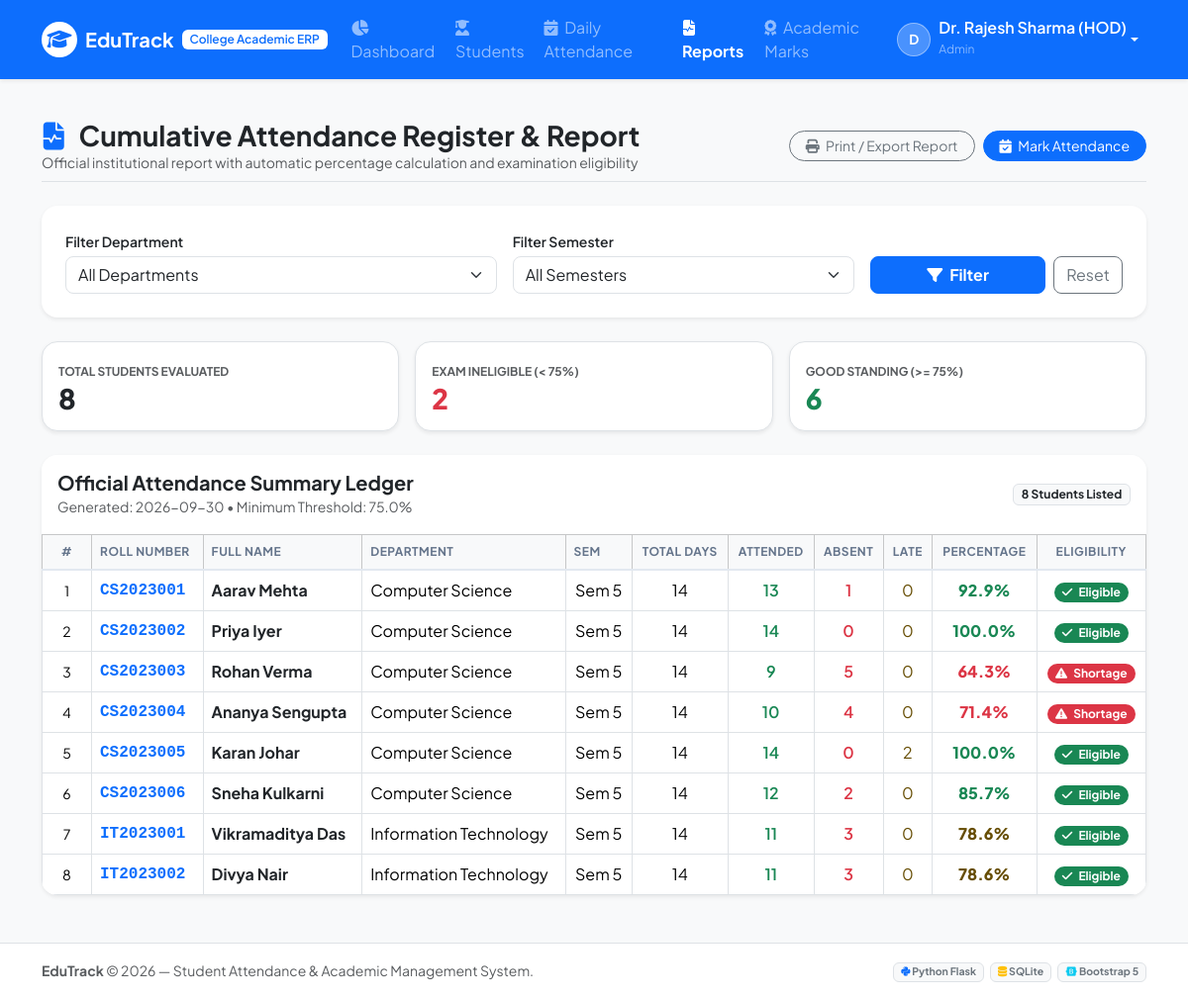
/admin/attendance/report (signed in), run on the app's committed database.
### tables this page shows
CREATE TABLE students (
        id INTEGER PRIMARY KEY AUTOINCREMENT,
        roll_no TEXT UNIQUE NOT NULL,
        full_name TEXT NOT NULL,
        email TEXT UNIQUE NOT NULL,
        password_hash TEXT NOT NULL,
        department TEXT NOT NULL,
        semester INTEGER NOT NULL,
        phone TEXT,
        dob TEXT,
        address TEXT,
        created_at TIMESTAMP DEFAULT CURRENT_TIMESTAMP
    );

### app.py (the view)
@app.route('/admin/attendance/report')
@login_required
@admin_required
def attendance_report():
    selected_dept = request.args.get('department', '')
    selected_sem = request.args.get('semester', type=int)
    conn = get_db()
    cursor = conn.cursor()
    sql = "SELECT id, roll_no, full_name, department, semester FROM students WHERE 1=1"
    params = []
    if selected_dept:
        sql += " AND department = ?"
        params.append(selected_dept)
    if selected_sem:
        sql += " AND semester = ?"
        params.append(selected_sem)
    sql += " ORDER BY roll_no ASC"
    cursor.execute(sql, params)
    students = cursor.fetchall()
    report_list = []
    for s in students:
        stats = get_student_attendance_stats(s['id'])
        report_list.append({
            'student': s,
            'stats': stats
        })
    cursor.execute("SELECT DISTINCT department FROM students ORDER BY department")
    departments = [row['department'] for row in cursor.fetchall()]
    conn.close()
    return render_template(
        'attendance/report.html',
        report_list=report_list,
        departments=departments,
        selected_dept=selected_dept,
        selected_sem=selected_sem
    )

### app.py (called while the page is built)
def login_required(f):
    @wraps(f)
    def decorated_function(*args, **kwargs):
        if 'user_id' not in session:
            flash('Please log in to access this portal.', 'warning')
            return redirect(url_for('login'))
        return f(*args, **kwargs)
    return decorated_function

def admin_required(f):
    @wraps(f)
    def decorated_function(*args, **kwargs):
        if session.get('user_type') != 'admin':
            flash('Access restricted to college administrators and faculty only.', 'danger')
            return redirect(url_for('login'))
        return f(*args, **kwargs)
    return decorated_function

@app.context_processor
def inject_now():
    return {'current_year': datetime.now().year, 'today_date': datetime.now().strftime('%Y-%m-%d')}

### database.py (called while the page is built)
def get_db():
    conn = sqlite3.connect(DATABASE_PATH)
    conn.row_factory = sqlite3.Row
    conn.execute("PRAGMA foreign_keys = ON")
    return conn

### templates/attendance/report.html (shortened to what this page needs)
{% extends "base.html" %}
{% block content %}
<div class="d-flex flex-wrap justify-content-between align-items-center mb-4 pb-2 border-bottom">
    <div>
        <h3 class="fw-bold text-dark mb-0">
            <i class="fa-solid fa-file-waveform text-primary me-2"></i> Cumulative Attendance Register & Report
        </h3>
        <p class="text-muted small mb-0">Official institutional report with automatic percentage calculation and examination eligibility</p>
    </div>
    <div class="mt-2 mt-md-0 d-flex gap-2">
        <button type="button" class="btn btn-outline-secondary btn-sm rounded-pill px-3" onclick="window.print()">
            <i class="fa-solid fa-print me-1"></i> Print / Export Report
        </button>
        <a href="{{ url_for('mark_attendance') }}" class="btn btn-primary btn-sm rounded-pill px-3">
            <i class="fa-solid fa-calendar-check me-1"></i> Mark Attendance
        </a>
    </div>
</div>
<div class="card border-0 shadow-sm rounded-4 mb-4 no-print">
    <div class="card-body p-4">
        <form method="GET" action="{{ url_for('attendance_report') }}" class="row g-3 align-items-end">
            <div class="col-md-5">
                <label for="department" class="form-label fw-semibold fs-7 mb-1">Filter Department</label>
                <select class="form-select rounded-3" id="department" name="department">
                    <option value="">All Departments</option>
                </select>
            </div>
            <div class="col-md-4">
                <label for="semester" class="form-label fw-semibold fs-7 mb-1">Filter Semester</label>
                <select class="form-select rounded-3" id="semester" name="semester">
                    <option value="">All Semesters</option>
                </select>
            </div>
            <div class="col-md-3 d-flex gap-2">
                <button type="submit" class="btn btn-primary rounded-3 flex-grow-1 fw-bold">
                    <i class="fa-solid fa-filter me-1"></i> Filter
                </button>
                <a href="{{ url_for('attendance_report') }}" class="btn btn-outline-secondary rounded-3">Reset</a>
            </div>
        </form>
    </div>
</div>
{% set total_count = report_list|length %}
{% set shortage_count = report_list|selectattr('stats.is_low_attendance')|list|length %}
<div class="row g-3 mb-4">
    <div class="col-md-4">
        <div class="p-3 bg-white rounded-4 border shadow-sm">
            <small class="text-muted text-uppercase fw-bold fs-8">Total Students Evaluated</small>
            <h3 class="fw-black mb-0 text-dark">{{ total_count }}</h3>
        </div>
    </div>
    <div class="col-md-4">
        <div class="p-3 bg-white rounded-4 border shadow-sm">
            <small class="text-muted text-uppercase fw-bold fs-8 text-danger">Exam Ineligible (< 75%)</small>
            <h3 class="fw-black mb-0 text-danger">{{ shortage_count }}</h3>
        </div>
    </div>
    <div class="col-md-4">
        <div class="p-3 bg-white rounded-4 border shadow-sm">
            <small class="text-muted text-uppercase fw-bold fs-8 text-success">Good Standing (>= 75%)</small>
            <h3 class="fw-black mb-0 text-success">{{ total_count - shortage_count }}</h3>
        </div>
    </div>
</div>
<div class="card border-0 shadow-sm rounded-4 overflow-hidden mb-4 print-card">
    <div class="card-header bg-white py-3 border-0 d-flex justify-content-between align-items-center">
        <div>
            <h5 class="fw-bold mb-0 text-dark">Official Attendance Summary Ledger</h5>
            <small class="text-muted">Generated: {{ today_date }} • Minimum Threshold: 75.0%</small>
        </div>
        <span class="badge bg-light text-dark border">{{ total_count }} Students Listed</span>
    </div>
    <div class="table-responsive">
        <table class="table table-bordered table-hover align-middle mb-0">
            <thead class="table-light fs-8 text-uppercase">
                <tr>
                    <th class="text-center" style="width: 50px;">#</th>
                    <th>Roll Number</th>
                    <th>Full Name</th>
                    <th>Department</th>
                    <th>Sem</th>
                    <th class="text-center">Total Days</th>
                    <th class="text-center">Attended</th>
                    <th class="text-center">Absent</th>
                    <th class="text-center">Late</th>
                    <th class="text-center">Percentage</th>
                    <th class="text-center">Eligibility</th>
                </tr>
            </thead>
            <tbody>
                {% if report_list %}
                    {% for item in report_list %}
                        {% set s = item.student %}
                        {% set st = item.stats %}
                        <tr class="{% if st.percentage < 75 and st.total_days > 0 %}table-danger-subtle{% endif %}">
                            <td class="text-center small">{{ loop.index }}</td>
                            <td class="fw-bold font-monospace text-primary">{{ s.roll_no }}</td>
                            <td class="fw-bold text-dark">{{ s.full_name }}</td>
                            <td>{{ s.department }}</td>
                            <td class="text-center">Sem {{ s.semester }}</td>
                            <td class="text-center">{{ st.total_days }}</td>
                            <td class="text-center fw-semibold text-success">{{ st.attended_days }}</td>
                            <td class="text-center fw-semibold text-danger">{{ st.absent_days }}</td>
                            <td class="text-center text-warning-emphasis">{{ st.late_days }}</td>
                            <td class="text-center">
                                <span class="fw-black fs-6 {% if st.percentage >= 85 %}text-success{% elif st.percentage >= 75 %}text-warning-emphasis{% else %}text-danger{% endif %}">
                                    {{ st.percentage }}%
                                </span>
                            </td>
                            <td class="text-center">
                                {% if st.total_days == 0 %}
                                    <span class="badge bg-secondary-subtle text-secondary rounded-pill">No Data</span>
                                {% elif st.percentage >= 75 %}
                                    <span class="badge bg-success rounded-pill px-2 py-1"><i class="fa-solid fa-check me-1"></i> Eligible</span>
                                {% else %}
                                    <span class="badge bg-danger rounded-pill px-2 py-1"><i class="fa-solid fa-triangle-exclamation me-1"></i> Shortage</span>
                                {% endif %}
                            </td>
                        </tr>
                    {% endfor %}
                {% else %}
                    <tr>
                        <td colspan="11" class="text-center py-4 text-muted">
                            No records found for selected filters.
                        </td>
                    </tr>
                {% endif %}
            </tbody>
        </table>
    </div>
</div>
{% endblock %}

### static/css/style.css (style rules this page uses)
:root { --primary-color: #2563eb; --primary-hover: #1d4ed8; --primary-light: #eff6ff; --secondary-color: #64748b; --success-color: #10b981; --warning-color: #f59e0b; --danger-color: #ef4444; --dark-color: #0f172a; --card-shadow: 0 4px 6px -1px rgba(0, 0, 0, 0.05), 0 2px 4px -2px rgba(0, 0, 0, 0.05); }
body { font-family: 'Plus Jakarta Sans', system-ui, -apple-system, BlinkMacSystemFont, "Segoe UI", Roboto, sans-serif; color: #1e293b; background-color: #f8fafc; -webkit-font-smoothing: antialiased; }
.fs-7 { font-size: 0.875rem !important; }
.fs-8 { font-size: 0.75rem !important; }
.fw-black { font-weight: 800 !important; }
.card { transition: transform 0.2s ease, box-shadow 0.2s ease; }
.table thead th { font-weight: 700; letter-spacing: 0.5px; color: #64748b; border-bottom: 2px solid #e2e8f0; }

### data on the page
students: roll_no "CS2023001", full_name "Aarav Mehta", department "Computer Science", semester "5"
students: roll_no "CS2023002", full_name "Priya Iyer", department "Computer Science", semester "5"
students: roll_no "CS2023003", full_name "Rohan Verma", department "Computer Science", semester "5"
students: roll_no "CS2023004", full_name "Ananya Sengupta", department "Computer Science", semester "5"
students: roll_no "CS2023005", full_name "Karan Johar", department "Computer Science", semester "5"
students: roll_no "CS2023006", full_name "Sneha Kulkarni", department "Computer Science", semester "5"
students: roll_no "IT2023001", full_name "Vikramaditya Das", department "Information Technology", semester "5"
students: roll_no "IT2023002", full_name "Divya Nair", department "Information Technology", semester "5"

### other printed values
{{ session.get('user_name', 'User')[:1] }} "D"
{{ session.get('user_name') }} "Dr. Rajesh Sharma (HOD)"
{{ session.get('user_type')|capitalize }} "Admin"
{{ total_count }} "8"
{{ shortage_count }} "2"
{{ total_count - shortage_count }} "6"
{{ st.total_days }} "14" "14" "14" "14" "14" "14" "14" "14"
{{ st.attended_days }} "13" "14" "9" "10" "14" "12" "11" "11"
{{ st.absent_days }} "1" "0" "5" "4" "0" "2" "3" "3"
{{ st.late_days }} "0" "0" "0" "0" "2" "0" "0" "0"
{{ st.percentage }} "92.9" "100.0" "64.3" "71.4" "100.0" "85.7" "78.6" "78.6"
